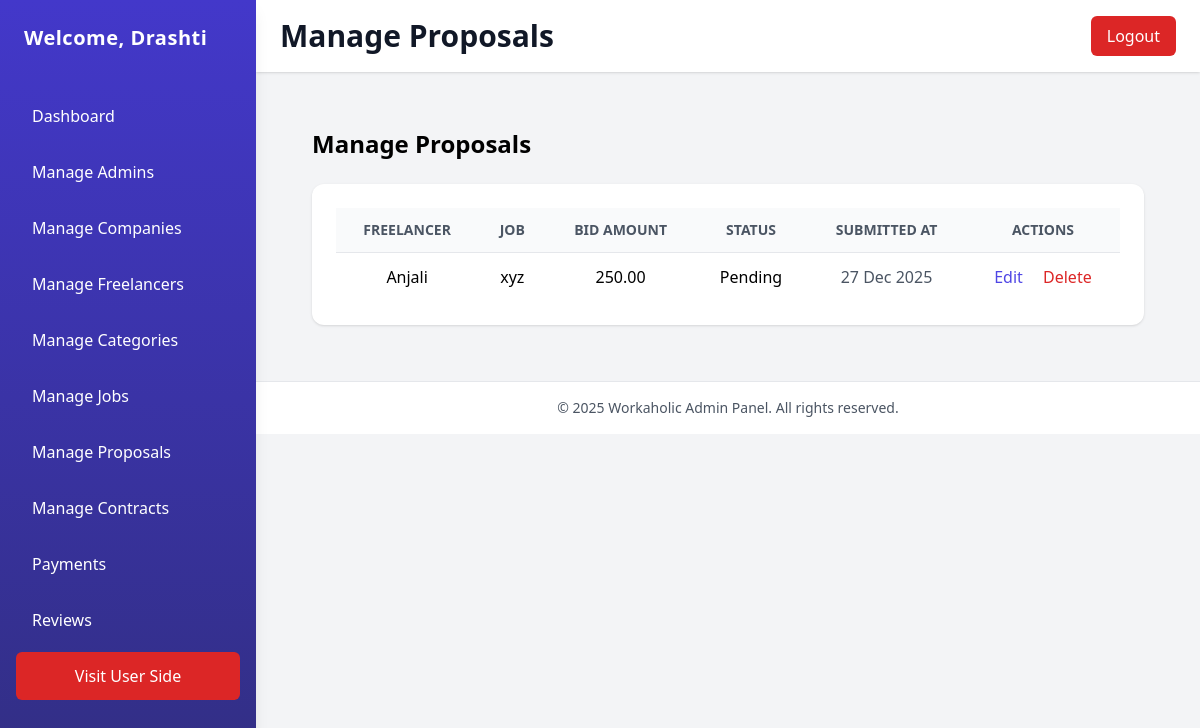
Screenshot of /admin/manage_proposals.php (signed in) with the database file from the repository.
### tables this page shows
CREATE TABLE `proposals` (
  `proposal_id` int(11) NOT NULL,
  `job_id` int(11) NOT NULL,
  `freelancer_id` int(11) NOT NULL,
  `cover_letter` text NOT NULL,
  `bid_amount` decimal(10,2) NOT NULL,
  `status` enum('pending','accepted','rejected') NOT NULL DEFAULT 'pending',
  `created_at` timestamp NOT NULL DEFAULT current_timestamp() ON UPDATE current_timestamp()
);

CREATE TABLE `users` (
  `user_id` int(11) NOT NULL,
  `username` varchar(255) NOT NULL,
  `user_email` varchar(255) NOT NULL,
  `role` enum('company','freelancer') NOT NULL,
  `user_phone` varchar(255) NOT NULL,
  `user_password` varchar(255) NOT NULL,
  `profile_img` varchar(255) NOT NULL,
  `created_at` timestamp NOT NULL DEFAULT current_timestamp() ON UPDATE current_timestamp()
);

CREATE TABLE `jobs` (
  `jobs_id` int(11) NOT NULL,
  `company_id` int(11) NOT NULL,
  `category_id` int(11) NOT NULL,
  `title` varchar(255) NOT NULL,
  `description` text NOT NULL,
  `budget` decimal(10,2) NOT NULL,
  `status` enum('open','in_progress','completed','close') NOT NULL DEFAULT 'open',
  `created_at` timestamp NOT NULL DEFAULT current_timestamp() ON UPDATE current_timestamp()
);

### admin/manage_proposals.php (the view, shortened to what this page needs)
<?php
include 'header.php';
$status_labels = [
    'pending' => 'Pending',
    'accepted' => 'Accepted',
    'rejected' => 'Rejected'
];
$edit_record = null;
?>
<main class="p-8">
    <h2 class="text-2xl font-semibold mb-6">Manage Proposals</h2>
    <?php if (isset($_GET['action']) && $_GET['action'] === 'edit' && $edit_record): ?>
        <form method="POST" class="bg-white shadow rounded-xl p-6 max-w-3xl space-y-6 validateForm">
            <input type="hidden" name="proposal_id" value="<?= $edit_record['proposal_id'] ?>">
            <div>
                <label class="block text-gray-700 font-medium mb-1">Freelancer</label>
                <input type="text" value="<?= htmlspecialchars($edit_record['freelancer_name']) ?>" class="w-full border px-3 py-2 rounded" readonly>
            </div>
            <div>
                <label class="block text-gray-700 font-medium mb-1">Job</label>
                <input type="text" value="<?= htmlspecialchars($edit_record['job_title']) ?>" class="w-full border px-3 py-2 rounded" readonly>
            </div>
            <div>
                <label class="block text-gray-700 font-medium mb-1">Cover Letter</label>
                <textarea
                    name="cover_letter"
                    class="w-full border px-3 py-2 rounded"
                    data-validation="required"><?= htmlspecialchars($edit_record['cover_letter']) ?></textarea>
                <p class="error text-red-500 text-sm mt-1" id="cover_letterError"></p>
            </div>
            <div>
                <label class="block text-gray-700 font-medium mb-1">Bid Amount</label>
                <input
                    type="text"
                    name="bid_amount"
                    value="<?= $edit_record['bid_amount'] ?>"
                    class="w-full border px-3 py-2 rounded"
                    data-validation="required numeric">
                <p class="error text-red-500 text-sm mt-1" id="bid_amountError"></p>
            </div>
            <div>
                <label class="block text-gray-700 font-medium mb-1">Status</label>
                <select name="status" class="w-full border px-3 py-2 rounded">
                    <?php foreach ($status_labels as $k => $v): ?>
                        <option value="<?= $k ?>" <?= $edit_record['status'] === $k ? 'selected' : '' ?>>
                            <?= $v ?>
                        </option>
                    <?php endforeach; ?>
                </select>
            </div>
            <div class="flex items-center gap-4 pt-3">
                <button type="submit" class="bg-indigo-600 text-white px-4 py-2 rounded hover:bg-indigo-500">
                    Update Proposal
                </button>
                <a href="manage_proposals.php" class="text-indigo-600 hover:underline">Back</a>
            </div>
            <input type="hidden" name="update_proposal" value="1">
        </form>
    <?php else: ?>
        <?php
        $proposals = $conn->query("
            SELECT p.*, u.username AS freelancer_name, j.title AS job_title
            FROM proposals p
            JOIN users u ON p.freelancer_id = u.user_id
            JOIN jobs j ON p.job_id = j.jobs_id
            ORDER BY p.proposal_id DESC
        ");
        ?>
        <div class="bg-white shadow rounded-xl p-6">
            <table class="min-w-full divide-y divide-gray-200 text-center">
                <thead class="bg-gray-50 text-gray-600 uppercase text-sm">
                    <tr>
                        <th class="px-4 py-3">Freelancer</th>
                        <th class="px-4 py-3">Job</th>
                        <th class="px-4 py-3">Bid Amount</th>
                        <th class="px-4 py-3">Status</th>
                        <th class="px-4 py-3">Submitted At</th>
                        <th class="px-4 py-3">Actions</th>
                    </tr>
                </thead>
                <tbody class="divide-y divide-gray-200">
                    <?php while ($row = $proposals->fetch_assoc()): ?>
                        <tr>
                            <td class="px-4 py-3"><?= htmlspecialchars($row['freelancer_name']) ?></td>
                            <td class="px-4 py-3"><?= htmlspecialchars($row['job_title']) ?></td>
                            <td class="px-4 py-3"><?= htmlspecialchars($row['bid_amount']) ?></td>
                            <td class="px-4 py-3"><?= $status_labels[$row['status']] ?? $row['status'] ?></td>
                            <td class="px-4 py-3 text-gray-600"><?= date("d M Y", strtotime($row['created_at'])) ?></td>
                            <td class="px-4 py-3 space-x-4">
                                <a href="manage_proposals.php?action=edit&id=<?= $row['proposal_id'] ?>" class="text-indigo-600 hover:underline">Edit</a>
                                <a href="manage_proposals.php?action=delete&id=<?= $row['proposal_id'] ?>" onclick="return confirm('Delete this proposal?')" class="text-red-600 hover:underline">Delete</a>
                            </td>
                        </tr>
                    <?php endwhile; ?>
                </tbody>
            </table>
        </div>
    <?php endif; ?>
</main>
<?php include 'footer.php'; ?>

### rows the page displays
proposals: users.username "Anjali", job.title "xyz", bid_amount "250.00", status "Pending", created_at "27 Dec 2025"

### other values shown
$_SESSION['username'] "Drashti"
$page_title "Manage Proposals"
